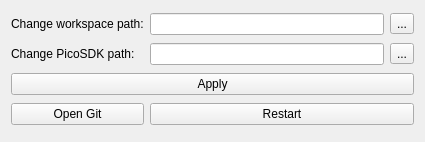
<?xml version="1.0" encoding="UTF-8"?>
<ui version="4.0">
 <class>Setting</class>
 <widget class="QWidget" name="Setting">
  <property name="geometry">
   <rect>
    <x>0</x>
    <y>0</y>
    <width>425</width>
    <height>142</height>
   </rect>
  </property>
  <property name="minimumSize">
   <size>
    <width>425</width>
    <height>142</height>
   </size>
  </property>
  <property name="maximumSize">
   <size>
    <width>425</width>
    <height>142</height>
   </size>
  </property>
  <property name="windowTitle">
   <string>Setting</string>
  </property>
  <layout class="QGridLayout" name="gridLayout">
   <item row="1" column="0">
    <widget class="QLabel" name="label_2">
     <property name="text">
      <string>Change PicoSDK path:</string>
     </property>
    </widget>
   </item>
   <item row="0" column="0">
    <widget class="QLabel" name="label">
     <property name="text">
      <string>Change workspace path:</string>
     </property>
    </widget>
   </item>
   <item row="2" column="0" colspan="3">
    <widget class="QPushButton" name="Apply">
     <property name="text">
      <string>Apply</string>
     </property>
    </widget>
   </item>
   <item row="0" column="2">
    <widget class="QToolButton" name="workspacebtn">
     <property name="text">
      <string>...</string>
     </property>
    </widget>
   </item>
   <item row="1" column="1">
    <widget class="QLineEdit" name="PicoSDKurl"/>
   </item>
   <item row="0" column="1">
    <widget class="QLineEdit" name="workspaceurl"/>
   </item>
   <item row="1" column="2">
    <widget class="QToolButton" name="PicoSDKbtn">
     <property name="text">
      <string>...</string>
     </property>
    </widget>
   </item>
   <item row="3" column="0">
    <widget class="QPushButton" name="GitHub">
     <property name="text">
      <string>Open Git</string>
     </property>
    </widget>
   </item>
   <item row="3" column="1" colspan="2">
    <widget class="QPushButton" name="Restart">
     <property name="text">
      <string>Restart</string>
     </property>
    </widget>
   </item>
  </layout>
 </widget>
 <resources/>
 <connections/>
</ui>
